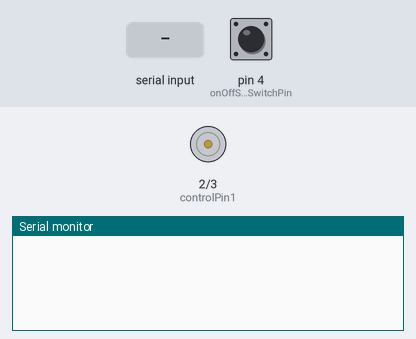
The sketch below on a simulated Arduino Uno, built with avr-gcc and run on an emulated ATmega328P. On the bench: motor-driver pin pairs drawn as motors (green arrow = first pin HIGH = forward, orange = second pin HIGH = backward, longer = more drive, scaled by the enable pin), the last lines printed to the serial monitor. The inputs (shaded band) are chosen by the test bench; at power-on: pin 4 (onOffSwitchStateSwitchPin) LOW.

Above: at 3.2 s.
3.3 s: "90,45\n" received over the second serial link
At 4.9 s:
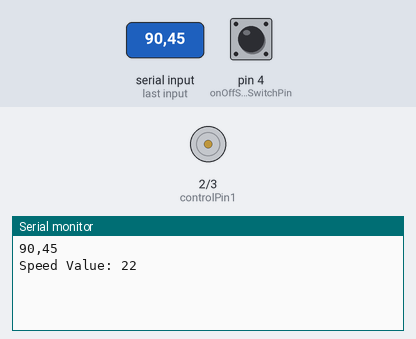
5.8 s: "1\n" received over the second serial link
At 7.8 s:
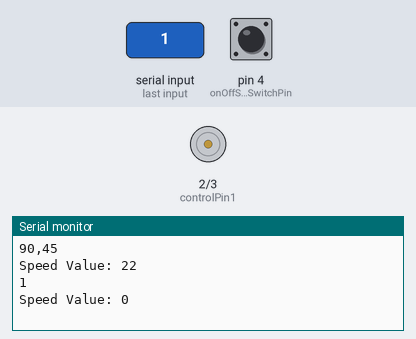

The sketch:

Rover_Receiver.ino
```cpp
#include <SoftwareSerial.h>

 String input;
 int x;
 int xMapped = 0;

 int sw;

 int boundLow;
 int boundHigh;

 const char delimiter = ',';

const int controlPin1 = 2;  //Pin 7 on H-bridge - DIRECTION
const int controlPin2 = 3; //Pin 2 on H-bridge - DIRECTION
const int enablePin = 9;  //Pin 1 on H-bridge - ON/OFF
const int onOffSwitchStateSwitchPin = 4; //Switch with pulldown
const int potPin = A0; //Potentiometer - SPEED

int onOffSwitchState = 0;
int directionState = 0;

int previousOnOffSwitchState = 0;

int motorEnabled = 0;
int motorSpeed = 0;
int motorDirection = 1;

 SoftwareSerial HC12(10, 11);

void setup() {
  Serial.begin(9600);
  HC12.begin(9600);
  pinMode(enablePin, OUTPUT);
  for(int pinNumber = 2; pinNumber < 4; pinNumber++){
  pinMode(pinNumber, OUTPUT);
  }
  pinMode(4, INPUT);
  digitalWrite(enablePin, LOW);
  delay(2000);
}

void loop() {
  if (HC12.available()) {
    input = HC12.readStringUntil(",");
   if (input.length() > 0)
       {
        Serial.println(input);

       boundLow = input.indexOf(delimiter);
       x = input.substring(0, boundLow).toInt();

     //  delay(10);
 }
 onOffSwitchState = digitalRead(onOffSwitchStateSwitchPin);
  delay(1);

 // directionState = map(x, 0, 1022, -512, 512);
  motorSpeed = map(x, 0, 1022, 0, 255);


  /*Serial.print("Received Value: ");
  Serial.println(ySmooth);
  Serial.print("ON/OFF: ");
  Serial.println(onOffSwitchState);
  Serial.print("Direction Value: ");
  Serial.println(directionState);*/
  Serial.print("Speed Value: ");
  Serial.println(motorSpeed);

    if(onOffSwitchState != previousOnOffSwitchState){
      if(onOffSwitchState == HIGH){
        motorEnabled = !motorEnabled;
        }
      }

    if (directionState >= -6 && directionState < 512){
      digitalWrite(controlPin1, HIGH);
      digitalWrite(controlPin2, LOW);
    }
    else if(directionState < -8 && directionState > -512) {
      digitalWrite(controlPin1, LOW);
      digitalWrite(controlPin2, HIGH);
      }
    else if(directionState <= -7 && directionState >= -8) {
      digitalWrite(controlPin1, LOW);
      digitalWrite(controlPin2, LOW);
      }
    if (motorEnabled == 1){
      analogWrite(enablePin, motorSpeed);
      }
    else{
      analogWrite(enablePin,0);
      }
       // SAVE CURRENT STATE OF SWITCHES BEFORE ENDING LOOP
   previousOnOffSwitchState = onOffSwitchState;
}
  //delay(500);
}
```

Measured:
- after the input at 3.3 s, the serial monitor: prints a new line after 1.0 s (image 1)
- after the input at 5.8 s, the serial monitor: prints a new line after 1.0 s (image 2)
